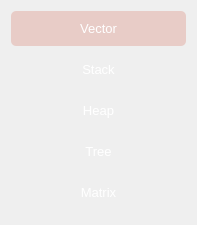
                            <widget class="QWidget" name="scrollAreaWidgetContents">
                             <property name="geometry">
                              <rect>
                               <x>0</x>
                               <y>0</y>
                               <width>197</width>
                               <height>225</height>
                              </rect>
                             </property>
                             <layout class="QVBoxLayout" name="verticalLayout_9">
                              <item>
                               <widget class="QPushButton" name="pushButton_vector">
                                <property name="sizePolicy">
                                 <sizepolicy hsizetype="Minimum" vsizetype="Fixed">
                                  <horstretch>0</horstretch>
                                  <verstretch>0</verstretch>
                                 </sizepolicy>
                                </property>
                                <property name="minimumSize">
                                 <size>
                                  <width>0</width>
                                  <height>35</height>
                                 </size>
                                </property>
                                <property name="font">
                                 <font>
                                  <family>Microsoft YaHei UI</family>
                                  <pointsize>10</pointsize>
                                  <weight>50</weight>
                                  <bold>false</bold>
                                 </font>
                                </property>
                                <property name="styleSheet">
                                 <string notr="true">QPushButton{
	background-color: rgba(0, 0, 0, 0);
	color:rgb(255,255,255);
	border-radius:5px;
	border:none;
}
QPushButton:hover {
	background-color: rgb(29,30,44);
padding-bottom:5px;
}
QPushButton:checked{
    background-color: #e8ccc7;
}</string>
                                </property>
                                <property name="text">
                                 <string>Vector</string>
                                </property>
                                <property name="checkable">
                                 <bool>true</bool>
                                </property>
                                <property name="checked">
                                 <bool>true</bool>
                                </property>
                                <property name="autoExclusive">
                                 <bool>false</bool>
                                </property>
                               </widget>
                              </item>
                              <item>
                               <widget class="QPushButton" name="pushButton_stack">
                                <property name="minimumSize">
                                 <size>
                                  <width>0</width>
                                  <height>35</height>
                                 </size>
                                </property>
                                <property name="font">
                                 <font>
                                  <family>Microsoft YaHei UI</family>
                                  <pointsize>10</pointsize>
                                  <weight>50</weight>
                                  <bold>false</bold>
                                 </font>
                                </property>
                                <property name="styleSheet">
                                 <string notr="true">QPushButton{
	background-color: rgba(0, 0, 0, 0);
	color:rgb(255,255,255);
	border-radius:5px;
	border:none;
}
QPushButton:hover {
	background-color: rgb(29,30,44);
padding-bottom:5px;
}
QPushButton:checked{
    background-color: #e8ccc7;
}</string>
                                </property>
                                <property name="text">
                                 <string>Stack</string>
                                </property>
                                <property name="checkable">
                                 <bool>true</bool>
                                </property>
                                <property name="checked">
                                 <bool>false</bool>
                                </property>
                                <property name="autoExclusive">
                                 <bool>false</bool>
                                </property>
                               </widget>
                              </item>
                              <item>
                               <widget class="QPushButton" name="pushButton_heap">
                                <property name="minimumSize">
                                 <size>
                                  <width>0</width>
                                  <height>35</height>
                                 </size>
                                </property>
                                <property name="font">
                                 <font>
                                  <family>Microsoft YaHei UI</family>
                                  <pointsize>10</pointsize>
                                  <weight>50</weight>
                                  <bold>false</bold>
                                 </font>
                                </property>
                                <property name="styleSheet">
                                 <string notr="true">QPushButton{
	background-color: rgba(0, 0, 0, 0);
	color:rgb(255,255,255);
	border-radius:5px;
	border:none;
}
QPushButton:hover {
	background-color: rgb(29,30,44);
padding-bottom:5px;
}
QPushButton:checked{
    background-color: #e8ccc7;
}</string>
                                </property>
                                <property name="text">
                                 <string>Heap</string>
                                </property>
                                <property name="checkable">
                                 <bool>true</bool>
                                </property>
                                <property name="checked">
                                 <bool>false</bool>
                                </property>
                                <property name="autoExclusive">
                                 <bool>false</bool>
                                </property>
                               </widget>
                              </item>
                              <item>
                               <widget class="QPushButton" name="pushButton_tree">
                                <property name="sizePolicy">
                                 <sizepolicy hsizetype="Minimum" vsizetype="Fixed">
                                  <horstretch>0</horstretch>
                                  <verstretch>0</verstretch>
                                 </sizepolicy>
                                </property>
                                <property name="minimumSize">
                                 <size>
                                  <width>0</width>
                                  <height>35</height>
                                 </size>
                                </property>
                                <property name="font">
                                 <font>
                                  <family>Microsoft YaHei UI</family>
                                  <pointsize>10</pointsize>
                                  <weight>50</weight>
                                  <bold>false</bold>
                                 </font>
                                </property>
                                <property name="styleSheet">
                                 <string notr="true">QPushButton{
	background-color: rgba(0, 0, 0, 0);
	color:rgb(255,255,255);
	border-radius:5px;
	border:none;
}
QPushButton:hover {
	background-color: rgb(29,30,44);
padding-bottom:5px;
}
QPushButton:checked{
    background-color: #e8ccc7;
}</string>
                                </property>
                                <property name="text">
                                 <string>Tree</string>
                                </property>
                                <property name="checkable">
                                 <bool>true</bool>
                                </property>
                                <property name="checked">
                                 <bool>false</bool>
                                </property>
                                <property name="autoExclusive">
                                 <bool>false</bool>
                                </property>
                               </widget>
                              </item>
                              <item>
                               <widget class="QPushButton" name="pushButton_matrix">
                                <property name="sizePolicy">
                                 <sizepolicy hsizetype="Minimum" vsizetype="Fixed">
                                  <horstretch>0</horstretch>
                                  <verstretch>0</verstretch>
                                 </sizepolicy>
                                </property>
                                <property name="minimumSize">
                                 <size>
                                  <width>0</width>
                                  <height>35</height>
                                 </size>
                                </property>
                                <property name="font">
                                 <font>
                                  <family>Microsoft YaHei UI</family>
                                  <pointsize>10</pointsize>
                                  <weight>50</weight>
                                  <bold>false</bold>
                                 </font>
                                </property>
                                <property name="styleSheet">
                                 <string notr="true">QPushButton{
	background-color: rgba(0, 0, 0, 0);
	color:rgb(255,255,255);
	border-radius:5px;
	border:none;
}
QPushButton:hover {
	background-color: rgb(29,30,44);
padding-bottom:5px;
}
QPushButton:checked{
    background-color: #e8ccc7;
}</string>
                                </property>
                                <property name="text">
                                 <string>Matrix</string>
                                </property>
                                <property name="checkable">
                                 <bool>true</bool>
                                </property>
                                <property name="checked">
                                 <bool>false</bool>
                                </property>
                                <property name="autoExclusive">
                                 <bool>false</bool>
                                </property>
                               </widget>
                              </item>
                             </layout>
                            </widget>
